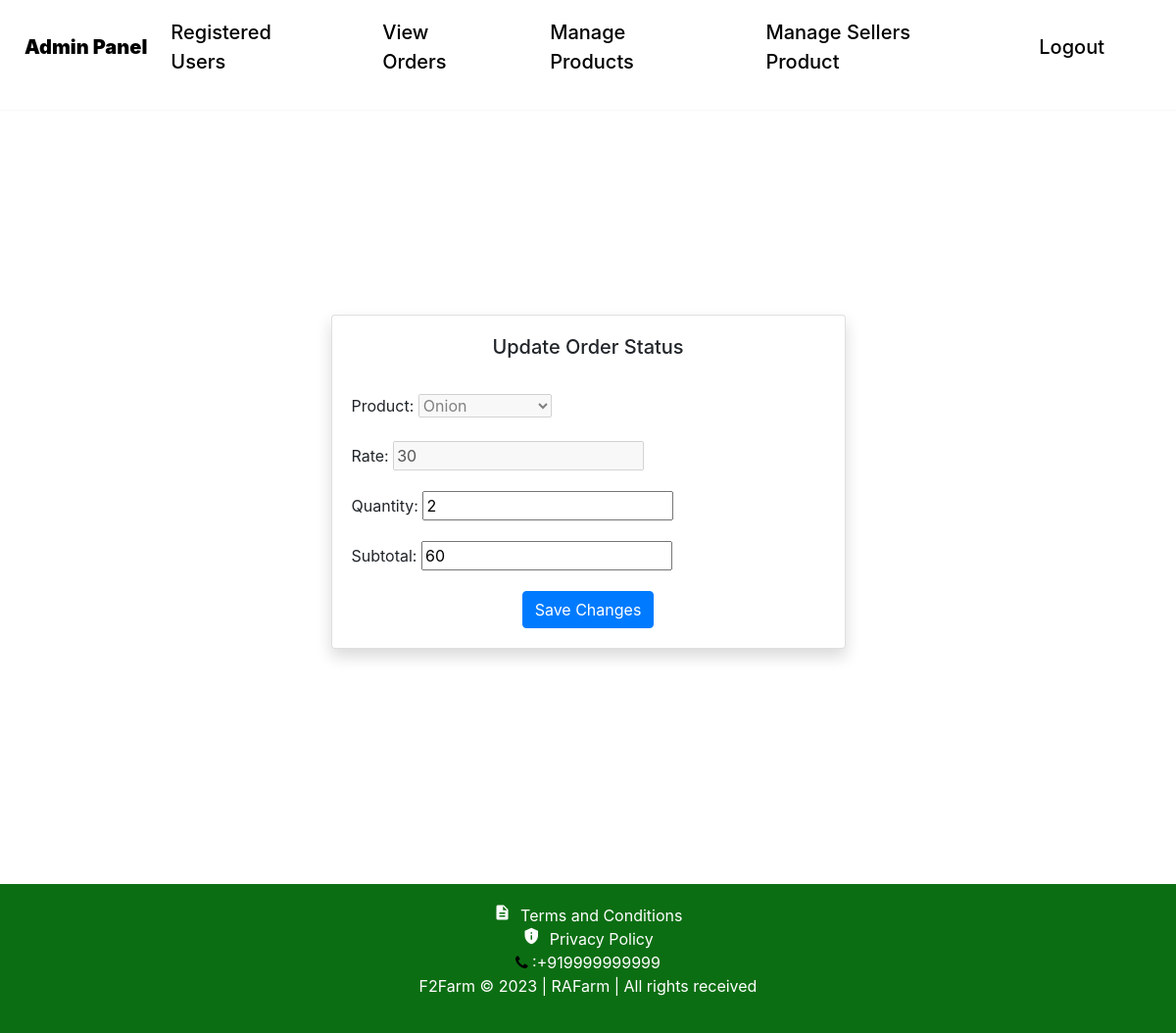
The app's page /seller-edit-order/6/ (signed in) with its own data.
### F2FarmApp/models.py (models this page shows, shortened)
class SellerCartProduct(models.Model):
    cart = models.ForeignKey(sellercart, on_delete=models.CASCADE)
    product = models.ForeignKey(Product, on_delete=models.CASCADE)
    rate = models.PositiveIntegerField()
    quantity = models.PositiveIntegerField()
    subtotal = models.PositiveIntegerField(default=0)
    grade = models.CharField(max_length=500,null=True)

### F2FarmApp/views.py (the view)
# urls.py: path('seller-edit-order/<int:product_id>/', views.seller_edit_order, name='seller-edit-order'),
@login_required(login_url='adminlogin')
def seller_edit_order(request, product_id):
    product = get_object_or_404(models.SellerCartProduct, id=product_id)
    if request.method == 'POST':
        form = forms.SellerEditOrderForm(request.POST, instance=product)
        if form.is_valid():
            form.save()
            return redirect('admin_view_selling_view')  # Replace 'your-success-url' with the actual URL to redirect after successful edit
    else:
        form = forms.SellerEditOrderForm(instance=product)
    return render(request, 'ecom/selleredit_order.html', {'form': form, 'product': product})

### F2FarmApp/forms.py
class SellerEditOrderForm(forms.ModelForm):
    class Meta:
        model = models.CartProduct
        fields = ['product', 'rate', 'quantity', 'subtotal']
    def __init__(self, *args, **kwargs):
        super(SellerEditOrderForm, self).__init__(*args, **kwargs)
        self.fields['product'].widget.attrs['readonly'] = True
        self.fields['rate'].widget.attrs['readonly'] = True
        self.fields['product'].disabled = True
        self.fields['rate'].disabled = True

### F2FarmApp/models.py (called while the page is built)
    def __str__(self):
        return self.name

### F2FarmApp/templates/ecom/selleredit_order.html (shortened to what this page needs)
{% extends 'ecom/admin_base.html' %}
{% load widget_tweaks %}
{% block content %}
<head>
  <link href="//maxcdn.bootstrapcdn.com/bootstrap/4.1.1/css/bootstrap.min.css" rel="stylesheet" id="bootstrap-css">
</head>
<br><br><br><br><br><br>
<form method="post">
  <div class="container mt-5">
    <div class="row justify-content-center">
      <div class="col-md-6">
        <div class="card shadow">
          <div class="card-body">
            <h5 class="card-title text-center">Update Order Status</h5><br>
            <form method="post" action="{% url 'edit-order' product.id %}">
                {{ form.as_p }}
                <div class="text-center mt-3">
                  <button type="submit" class="btn btn-primary">Save Changes</button>
                </div>
            </form>
          </div>
        </div>
      </div>
    </div>
  </div>
</form>
{% endblock content %}

### F2FarmApp/templates/ecom/admin_base.html (style rules this page uses)
body { background-color: #FFFFFF; margin: 0; padding: 0; box-sizing: border-box; }
body { margin: 0; padding: 0; }

### records on screen
SellerCartProduct: product "Onion", rate "30", quantity "2", subtotal "60"
